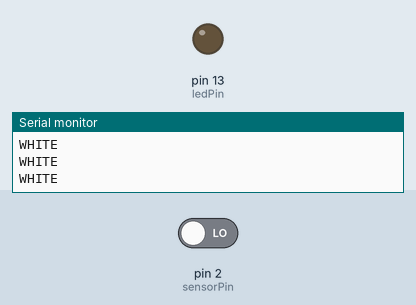
Recording of a sketch running on a simulated Arduino Uno, built with avr-gcc and run on an emulated ATmega328P. Shown: output pins drawn as LEDs (lit = HIGH), the last lines printed to the serial monitor. The test bench sets the inputs (shaded band); at power-on: pin 2 (sensorPin) LOW.

Above: at 1.2 s.
1.3 s: pin 2 (sensorPin) driven HIGH
At 2.4 s:
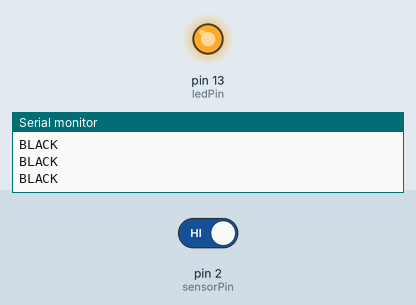
2.8 s: pin 2 (sensorPin) driven LOW
At 3.6 s:
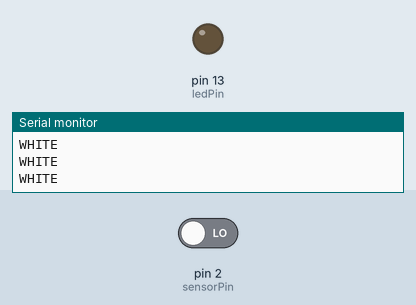
Timing chart, 0 to 5.8 s (numbered marks = the images above; inputs shaded):
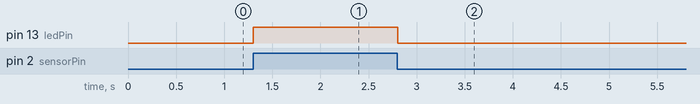

The sketch:

line_sensor_black_or_white.ino
```cpp
// line_sensor_black_or_white.ino - line follow sensor. Signal low when over black line.
// (c) BotBook.com - Karvinen, Karvinen, Valtokari


const int sensorPin = 2;
const int ledPin = 13;
int lineFound = -1;

void setup() {
  Serial.begin(115200);
  pinMode(sensorPin, INPUT);
  // No need for pull-up as sensor has this already.
  pinMode(ledPin, OUTPUT);
}

void loop() {
  lineFound = digitalRead(sensorPin);
  if(lineFound == 1) {
    Serial.println("BLACK");
    digitalWrite(ledPin, HIGH);
  } else {
    Serial.println("WHITE");
    digitalWrite(ledPin, LOW);
  }
  delay(50);
}
```

Measured:
- after the input at 1.3 s, pin 13 (ledPin): LOW → HIGH at once
- after the input at 2.8 s, pin 13 (ledPin): HIGH → LOW at once
